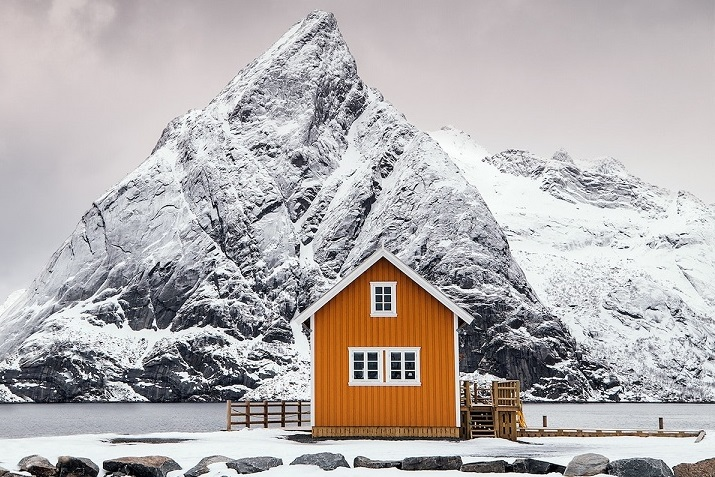
#> input picture scriptsImagens/3.3/altoContrasteExemplo.png, 715 x 477 px
$ python histograma01.py
#> lines starting #> are read from the running program, lines starting #| are printed output that depends on the picture
import cv2
import matplotlib.pyplot as plt

# --- Carregamento e Preparação ---

# Carregue sua imagem de exemplo
# (Use uma imagem com bom contraste para este primeiro exemplo)
imagem_original = cv2.imread('altoContrasteExemplo.png')
#> imagem_original is the input picture: shape (477, 715, 3); mean B, G, R 175, 175.3, 180.6

if imagem_original is None:
    print("Erro: Imagem não encontrada. Verifique o caminho.")
else:
    # 1. Converte a imagem para tons de cinza
    imagem_cinza = cv2.cvtColor(imagem_original, cv2.COLOR_BGR2GRAY)
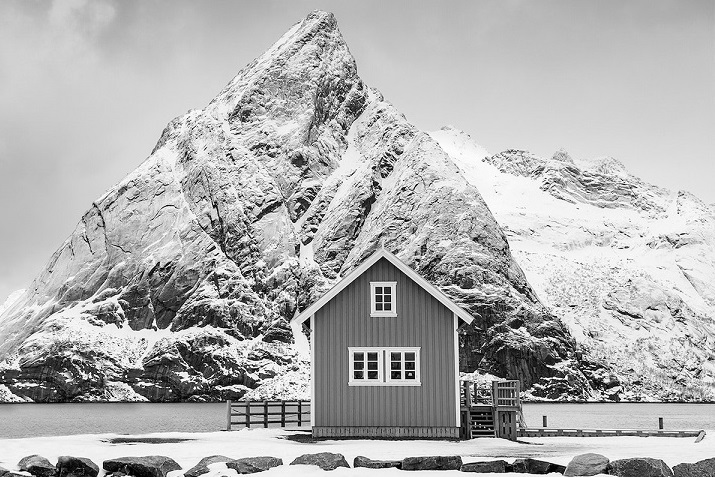
#> imagem_cinza: shape (477, 715); min 0, max 255, mean 176.9

    # --- Cálculo do Histograma ---

    # cv2.calcHist([imagem], [canal], mascara, [tamanho_hist], [intervalo])
    # [imagem_cinza] -> A imagem de entrada (em uma lista)
    # [0]            -> O canal para analisar (0, pois é tons de cinza)
    # None           -> Nenhuma máscara
    # [256]          -> Número de "bins" (faixas), 0 a 255
    # [0, 256]       -> O intervalo de valores de pixel
    hist = cv2.calcHist([imagem_cinza], [0], None, [256], [0, 256])
#> hist = 256 values, max 5687 at index 207, min 152 at index 0, mean 1332.2

    # --- Plotagem do Gráfico ---

    plt.figure(figsize=(10, 6)) # Define o tamanho da figura
    plt.title("Histograma da Imagem em Tons de Cinza", fontsize=16)
    plt.xlabel("Níveis de Intensidade de Pixel (0=Preto, 255=Branco)", fontsize=12)
    plt.ylabel("Quantidade de Pixels (Frequência)", fontsize=12)

    plt.plot(hist, color='black', linewidth=2) # Plota o histograma
    plt.xlim([0, 256]) # Eixo X de 0 a 255
    plt.grid(True, linestyle='--', alpha=0.6) # Adiciona uma grade

    print("Exibindo o histograma... Feche a janela do gráfico para continuar.")
    plt.show() # Exibe o gráfico
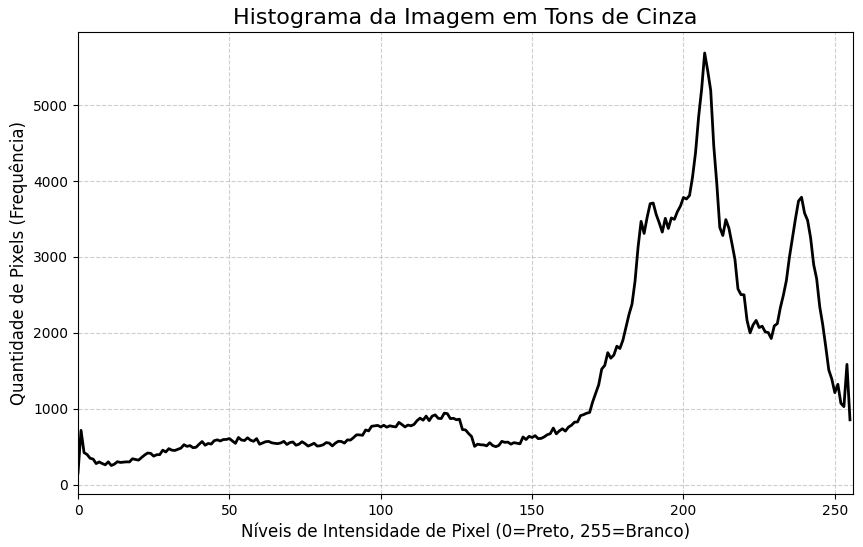
#> figure drawn by matplotlib, 1 panel; curve peaks at x = 207, y = 5687

    # Exibe as imagens para comparação
    cv2.imshow("Imagem Original", imagem_original)
    cv2.imshow("Imagem em Tons de Cinza", imagem_cinza)

    print("Exibindo as imagens... Pressione qualquer tecla para fechar.")
    cv2.waitKey(0)
    cv2.destroyAllWindows()
